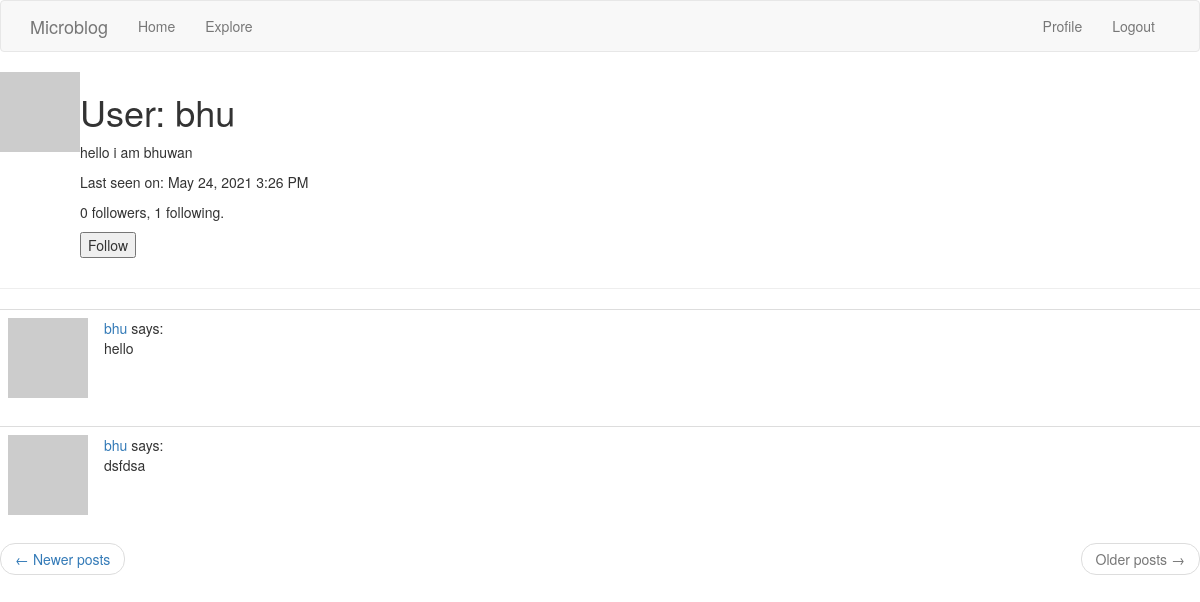
Page /user/bhu?page=3 (signed in) on the committed database.
### app/models.py (models this page shows, shortened)
class User(UserMixin,db.Model):
    id = db.Column(db.Integer, primary_key=True)
    username = db.Column(db.String(64), index=True, unique=True)
    email = db.Column(db.String(120), index=True, unique=True)
    password_hash = db.Column(db.String(256))
    posts = db.relationship('Post', backref='author', lazy='dynamic')
    about_me=db.Column(db.String(140))
    last_seen=db.Column(db.DateTime,default=datetime.utcnow)
    followed=db.relationship('User',secondary=followers,
                             primaryjoin=(followers.c.follower_id==id),
                             secondaryjoin=(followers.c.followed_id==id),
                             backref=db.backref('followers',lazy="dynamic"),lazy="dynamic")
    def avatar(self,size):
        digest=md5(self.email.lower().encode('utf-8')).hexdigest()
        return 'https://www.gravatar.com/avatar/{}?d=identicon&s={}'.format(
            digest, size)
    def is_following(self, user):
        return self.followed.filter(
            followers.c.followed_id == user.id).count() > 0

class Post(db.Model):
    id = db.Column(db.Integer, primary_key=True)
    body = db.Column(db.String(140))
    timestamp = db.Column(db.DateTime, index=True, default=datetime.utcnow)
    user_id = db.Column(db.Integer, db.ForeignKey('user.id'))

### app/routes.py (the view)
@app.route('/user/<username>')
@login_required
def user(username):
    user=User.query.filter_by(username=username).first_or_404()
    page=request.args.get("page",1,type=int)
    posts=user.posts.order_by(Post.timestamp.desc()).paginate(page,app.config["POSTS_PER_PAGE"],False)
    next_url=url_for("user",username=user.username,page=posts.next_num) if posts.has_next else None
    prev_url=url_for("user",username=user.username,page=posts.prev_num) if posts.has_prev else None
    form=EmptyForm()
    return render_template("user.html",user=user,posts=posts.items,form=form,next_url=next_url,prev_url=prev_url)

### app/forms.py
class EmptyForm(FlaskForm):
    submit=SubmitField("submit")

### app/models.py (called while the page is built)
@login.user_loader
def load_user(id):
    return User.query.get(int(id))

### app/routes.py (called while the page is built)
@app.before_request
def before_reques():
    if current_user.is_authenticated:
        current_user.last_seen=datetime.utcnow()
        db.session.commit()

### app/templates/user.html (shortened to what this page needs)
{% extends "base.html" %}
{% block content %}
<table>
<tr valign="top">
<td><img src="{{user.avatar(128)}}"></td>
<td>
<h1>User: {{ user.username }}</h1>
        {% if user.about_me %}<p>{{ user.about_me }}</p>{% endif %}
        {% if user.last_seen %}<p>Last seen on: {{ moment(user.last_seen ).format("LLL")}}</p>{% endif %}
        <p>{{ user.followers.count() }} followers, {{ user.followed.count() }} following.</p>
        {% if user == current_user %}
        <p><a href="{{ url_for('edit_profile') }}">Edit your profile</a></p>
        {% elif not current_user.is_following(user) %}
        <p>
            <form action="{{ url_for('follow', username=user.username) }}" method="post">
                {{ form.submit(value='Follow') }}
            </form>
        </p>
        {% endif %}
</td>
</tr>
</table>
<hr>
{% for post in posts %}
        {% include '_post.html' %}
    {% endfor %}
  <nav aria-label="...">
        <ul class="pager">
            <li class="previous{% if not prev_url %} disabled{% endif %}">
                <a href="{{ prev_url or '#' }}">
                    <span aria-hidden="true">&larr;</span> Newer posts
                </a>
            </li>
            <li class="next{% if not next_url %} disabled{% endif %}">
                <a href="{{ next_url or '#' }}">
                    Older posts <span aria-hidden="true">&rarr;</span>
                </a>
            </li>
        </ul>
    </nav>
{% endblock %}

### app/templates/_post.html
<table class="table table-hover">
        <tr>
            <td width="70px">
                <a href="{{ url_for('user', username=post.author.username) }}">
                    <img src="{{ post.author.avatar(70) }}" />
                </a>
            </td>
            <td>
                <a href="{{ url_for('user', username=post.author.username) }}">
                    {{ post.author.username }}
                </a>
                says:
                <br>
                {{ post.body }}
            </td>
        </tr>
    </table>

### rows in the picture
User: username "bhu", about_me "hello i am bhuwan", last_seen "May 24, 2021 3:26 PM"
Post: author.username "bhu", body "hello"
Post: author.username "bhu", body "dsfdsa"

### other values in the picture
{{ user.followers.count() }} "0"
{{ user.followed.count() }} "1"
